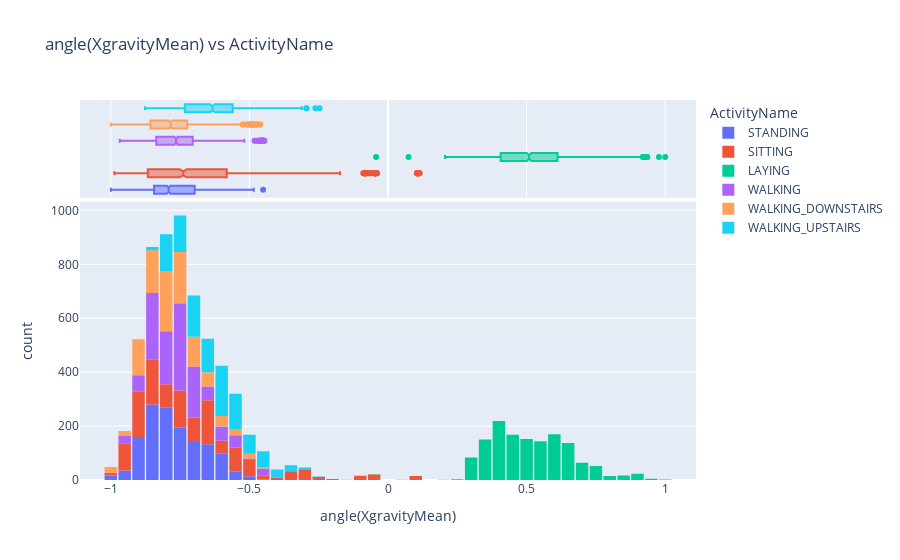

The cell this chart's notebook holds for it:
### Code cell
# Now consider the angle(XgravityMean) to differentiate between static and dynamic activities using pdf

fig = px.histogram(train, x='angle(XgravityMean)', color='ActivityName', marginal='box', nbins=50, title='angle(XgravityMean) vs ActivityName')
fig.update_layout(bargap=0.1)
fig.show()

### Figure 1 — Plotly figure (JSON) as saved in the notebook; plotly's stock layout.template omitted (floating-point values rounded to 4 significant figures; data arrays with more than 128 entries replaced by an {"elided": "..."} marker saying what was removed)
{"data": [{"alignmentgroup": "True", "bingroup": "x", "hovertemplate": "ActivityName=STANDING<br>angle(XgravityMean)=%{x}<br>count=%{y}<extra></extra>", "legendgroup": "STANDING", "marker": {"color": "#636efa", "pattern": {"shape": ""}}, "name": "STANDING", "nbinsx": 50, "offsetgroup": "STANDING", "orientation": "v", "showlegend": true, "type": "histogram", "x": {"elided": "1374 float values"}, "xaxis": "x", "yaxis": "y"}, {"alignmentgroup": "True", "hovertemplate": "ActivityName=STANDING<br>angle(XgravityMean)=%{x}<extra></extra>", "legendgroup": "STANDING", "marker": {"color": "#636efa"}, "name": "STANDING", "notched": true, "offsetgroup": "STANDING", "showlegend": false, "type": "box", "x": {"elided": "1374 float values"}, "xaxis": "x2", "yaxis": "y2"}, {"alignmentgroup": "True", "bingroup": "x", "hovertemplate": "ActivityName=SITTING<br>angle(XgravityMean)=%{x}<br>count=%{y}<extra></extra>", "legendgroup": "SITTING", "marker": {"color": "#EF553B", "pattern": {"shape": ""}}, "name": "SITTING", "nbinsx": 50, "offsetgroup": "SITTING", "orientation": "v", "showlegend": true, "type": "histogram", "x": {"elided": "1286 float values"}, "xaxis": "x", "yaxis": "y"}, {"alignmentgroup": "True", "hovertemplate": "ActivityName=SITTING<br>angle(XgravityMean)=%{x}<extra></extra>", "legendgroup": "SITTING", "marker": {"color": "#EF553B"}, "name": "SITTING", "notched": true, "offsetgroup": "SITTING", "showlegend": false, "type": "box", "x": {"elided": "1286 float values"}, "xaxis": "x2", "yaxis": "y2"}, {"alignmentgroup": "True", "bingroup": "x", "hovertemplate": "ActivityName=LAYING<br>angle(XgravityMean)=%{x}<br>count=%{y}<extra></extra>", "legendgroup": "LAYING", "marker": {"color": "#00cc96", "pattern": {"shape": ""}}, "name": "LAYING", "nbinsx": 50, "offsetgroup": "LAYING", "orientation": "v", "showlegend": true, "type": "histogram", "x": {"elided": "1407 float values"}, "xaxis": "x", "yaxis": "y"}, {"alignmentgroup": "True", "hovertemplate": "ActivityName=LAYING<br>angle(XgravityMean)=%{x}<extra></extra>", "legendgroup": "LAYING", "marker": {"color": "#00cc96"}, "name": "LAYING", "notched": true, "offsetgroup": "LAYING", "showlegend": false, "type": "box", "x": {"elided": "1407 float values"}, "xaxis": "x2", "yaxis": "y2"}, {"alignmentgroup": "True", "bingroup": "x", "hovertemplate": "ActivityName=WALKING<br>angle(XgravityMean)=%{x}<br>count=%{y}<extra></extra>", "legendgroup": "WALKING", "marker": {"color": "#ab63fa", "pattern": {"shape": ""}}, "name": "WALKING", "nbinsx": 50, "offsetgroup": "WALKING", "orientation": "v", "showlegend": true, "type": "histogram", "x": {"elided": "1226 float values"}, "xaxis": "x", "yaxis": "y"}, {"alignmentgroup": "True", "hovertemplate": "ActivityName=WALKING<br>angle(XgravityMean)=%{x}<extra></extra>", "legendgroup": "WALKING", "marker": {"color": "#ab63fa"}, "name": "WALKING", "notched": true, "offsetgroup": "WALKING", "showlegend": false, "type": "box", "x": {"elided": "1226 float values"}, "xaxis": "x2", "yaxis": "y2"}, {"alignmentgroup": "True", "bingroup": "x", "hovertemplate": "ActivityName=WALKING_DOWNSTAIRS<br>angle(XgravityMean)=%{x}<br>count=%{y}<extra></extra>", "legendgroup": "WALKING_DOWNSTAIRS", "marker": {"color": "#FFA15A", "pattern": {"shape": ""}}, "name": "WALKING_DOWNSTAIRS", "nbinsx": 50, "offsetgroup": "WALKING_DOWNSTAIRS", "orientation": "v", "showlegend": true, "type": "histogram", "x": {"elided": "986 float values"}, "xaxis": "x", "yaxis": "y"}, {"alignmentgroup": "True", "hovertemplate": "ActivityName=WALKING_DOWNSTAIRS<br>angle(XgravityMean)=%{x}<extra></extra>", "legendgroup": "WALKING_DOWNSTAIRS", "marker": {"color": "#FFA15A"}, "name": "WALKING_DOWNSTAIRS", "notched": true, "offsetgroup": "WALKING_DOWNSTAIRS", "showlegend": false, "type": "box", "x": {"elided": "986 float values"}, "xaxis": "x2", "yaxis": "y2"}, {"alignmentgroup": "True", "bingroup": "x", "hovertemplate": "ActivityName=WALKING_UPSTAIRS<br>angle(XgravityMean)=%{x}<br>count=%{y}<extra></extra>", "legendgroup": "WALKING_UPSTAIRS", "marker": {"color": "#19d3f3", "pattern": {"shape": ""}}, "name": "WALKING_UPSTAIRS", "nbinsx": 50, "offsetgroup": "WALKING_UPSTAIRS", "orientation": "v", "showlegend": true, "type": "histogram", "x": {"elided": "1073 float values"}, "xaxis": "x", "yaxis": "y"}, {"alignmentgroup": "True", "hovertemplate": "ActivityName=WALKING_UPSTAIRS<br>angle(XgravityMean)=%{x}<extra></extra>", "legendgroup": "WALKING_UPSTAIRS", "marker": {"color": "#19d3f3"}, "name": "WALKING_UPSTAIRS", "notched": true, "offsetgroup": "WALKING_UPSTAIRS", "showlegend": false, "type": "box", "x": {"elided": "1073 float values"}, "xaxis": "x2", "yaxis": "y2"}], "layout": {"bargap": 0.1, "barmode": "relative", "legend": {"title": {"text": "ActivityName"}, "tracegroupgap": 0}, "title": {"text": "angle(XgravityMean) vs ActivityName"}, "xaxis": {"anchor": "y", "domain": [0, 1], "title": {"text": "angle(XgravityMean)"}}, "xaxis2": {"anchor": "y2", "domain": [0, 1], "matches": "x", "showgrid": true, "showticklabels": false}, "yaxis": {"anchor": "x", "domain": [0, 0.7326], "title": {"text": "count"}}, "yaxis2": {"anchor": "x2", "domain": [0.7426, 1], "matches": "y2", "showgrid": false, "showline": false, "showticklabels": false, "ticks": ""}}}
